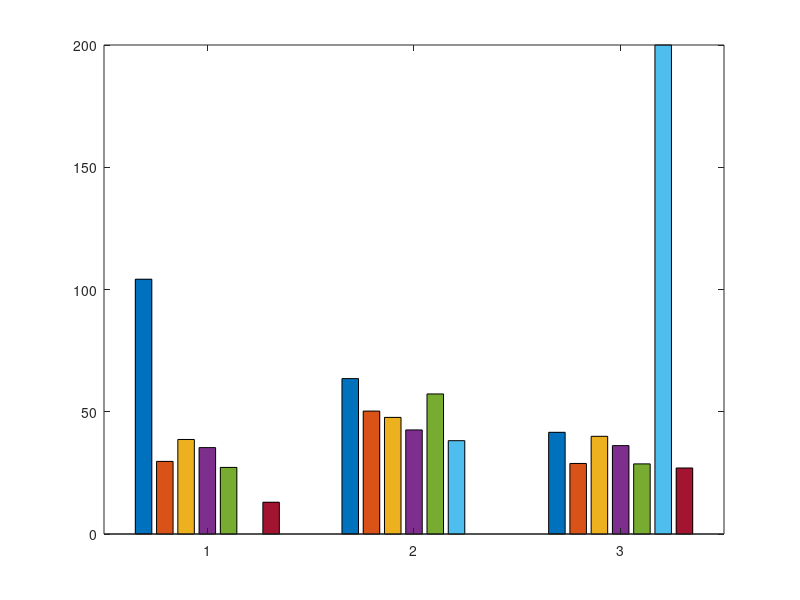

The MATLAB script that drew this image: (Note: this script raises an error after producing the figure.)
clc
clear
load ./Compare_exepect_and_short/expect_pop_fitvalue.mat
load ./Compare_exepect_and_short/best_fitvalue.mat
load ./Compare_exepect_and_short/shorestpath_fitvalue.mat

% 创建示例数据
x = [1 2 3];        % x 坐标
y1 = best_fitvalue;    % 左边 y 轴数据
y2 = expect_pop_fitvalue;       % 右边 y 轴数据1
y3 = shorestpath_fitvalue;      % 右边 y 轴数据2

% 创建图像
figure('Color', 'white'); % 设置背景颜色为纯白色


% 绘制柱状图
b = bar(x, [y1; y2; y3]);
b(1).FaceColor = [0 0 0];
b(2).FaceColor = [1 1 0];
b(3).FaceColor = [0 1 1];
b(4).FaceColor = [0 0 1];
b(5).FaceColor = [1 0 0];
b(6).FaceColor = [0 1 0];
b(7).FaceColor = [1 0 1];
hold on;

line([0.75 3.5], [best_fitvalue(2) best_fitvalue(2)], 'Color', 'k', 'LineStyle', ':');
line([0.85 3.5], [best_fitvalue(3) best_fitvalue(3)], 'Color', 'k', 'LineStyle', ':');
line([0.95 3.5], [best_fitvalue(4) best_fitvalue(4)], 'Color', 'k', 'LineStyle', ':');
line([1.1 3.5], [best_fitvalue(5) best_fitvalue(5)], 'Color', 'k', 'LineStyle', ':');
line([1.2 3.5], [best_fitvalue(6) best_fitvalue(6)], 'Color', 'k', 'LineStyle', ':');
line([1.35 3.5], [best_fitvalue(7) best_fitvalue(7)], 'Color', 'k', 'LineStyle', ':');


hold off

% 设置左边 y 轴属性
ylabel('Fitness');
yyaxis left;
ylim([0 max(y1)]);

% 设置右边 y 轴属性
yyaxis right;
ylabel('Six subfitness');
ylim([0 max([y2 y3])]);

% 创建右边 y 轴的刻度标签
yticks_right = linspace(0, max([y2 y3]), 5);
yticklabels_right = string(yticks_right);

% 创建左边 y 轴的刻度标签
yticks_left = linspace(0, max(y1), 5);
yticklabels_left = string(yticks_left);

% 设置左边 y 轴和右边 y 轴的刻度标签
ax = gca;
ax.YAxis(1).TickValues = yticks_left;
ax.YAxis(1).TickLabels = yticklabels_left;
ax.YAxis(2).TickValues = yticks_right;
ax.YAxis(2).TickLabels = yticklabels_right;

% 设置 x 轴标签和标题
xlabel('');
xticklabels({'LECVES', 'DpPriority', 'DisPriority'});

title('Evaluation of different scheduling schemes');

% 添加图例
legend('fitness', 'Disfitness','Waterfitness','Rainfitness','Rcfitness','Cafitness','Dpfitness');

% 绘制容量图==============================
best_refuge = [15,22,22,19,22];
shortest_refuge = [13,20,34,18,15];
expect_refuge = [12,22,21,25,20];

% 创建图像
figure('Color', 'white'); % 设置背景颜色为纯白色

% 创建示例数据
x = [1 2 3];        % x 坐标
y1 = best_refuge;    % 左边 y 轴数据
y2 = expect_refuge;       % 右边 y 轴数据1
y3 = shortest_refuge;      % 右边 y 轴数据2

% 绘制柱状图
b = bar(x, [y1; y2; y3]);
hold on;
line([0.5 3.5], [22 22], 'Color', 'k', 'LineStyle', ':');
text(0.04,22,'Ceiling: 22')
% 添加图例
legend('Refuge1', 'Refuge2','Refuge3','Refuge4','Refuge5',Location='northwest');
% 设置 x 轴标签和标题
xlabel('');
xticklabels({'LECVES', 'DpPriority', 'DisPriority'});

title('Number of affected vehicles at different refuges');
% ylabel('Numbers');



